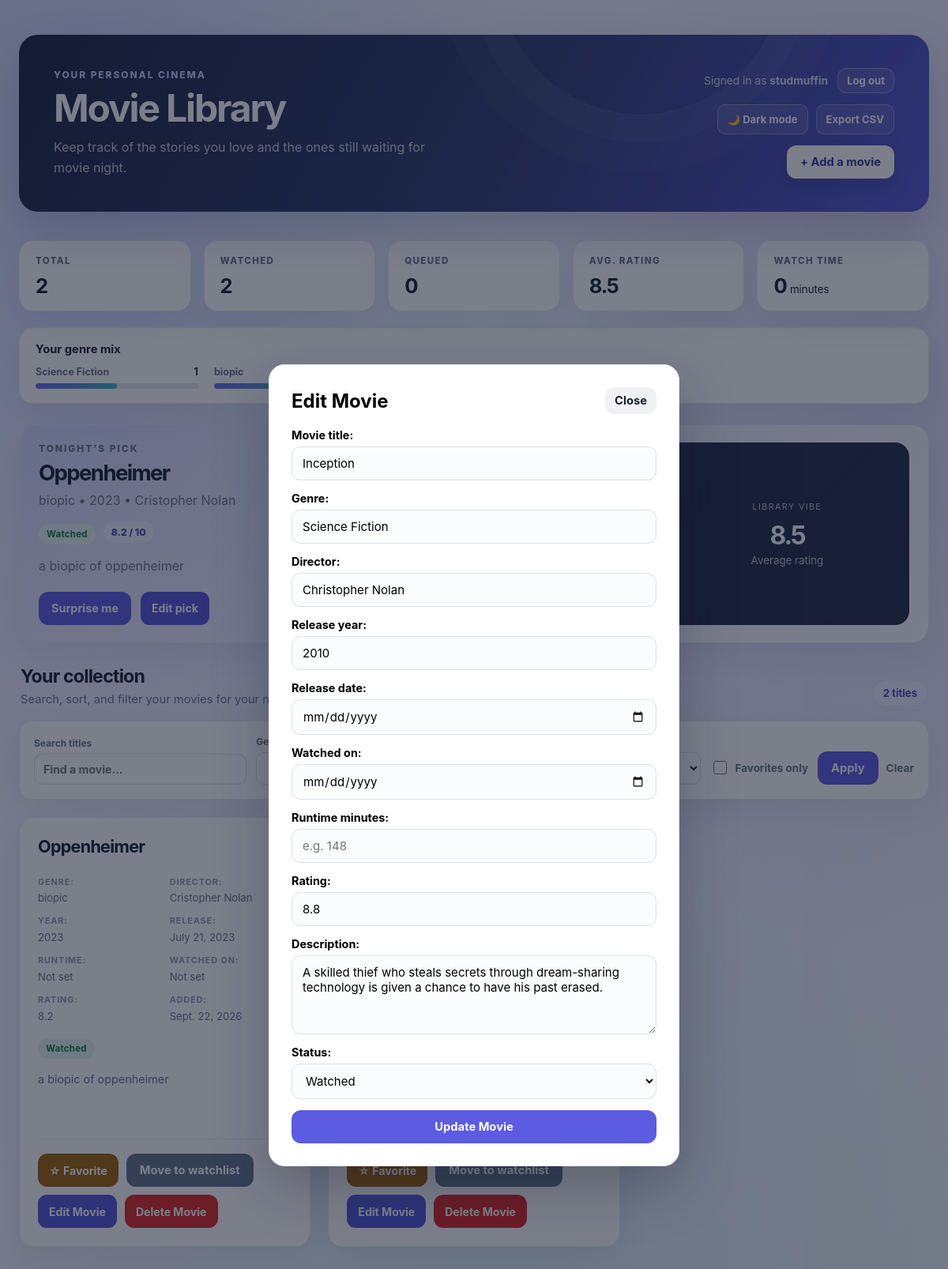
The app's page /movie/1/edit/ (signed in) with its own data.
### IMS_APP/models.py (models this page shows, shortened)
class Movie(models.Model):
    movie_id = models.AutoField(primary_key=True)
    owner = models.ForeignKey(
        settings.AUTH_USER_MODEL,
        on_delete=models.CASCADE,
        related_name='movies',
        null=True,
        blank=True,
    )
    movie_title = models.CharField(max_length=255)
    genre = models.CharField(max_length=100)
    director = models.CharField(max_length=255)
    release_year = models.PositiveIntegerField()
    release_date = models.DateField(null=True, blank=True)
    watched_on = models.DateField(null=True, blank=True)
    runtime_minutes = models.PositiveSmallIntegerField(null=True, blank=True)
    rating = models.FloatField(default=0.0)
    description = models.TextField(blank=True)
    is_favorite = models.BooleanField(default=False)
    STATUS_WATCHED = 'Watched'
    STATUS_UNWATCHED = 'Unwatched'
    STATUS_CHOICES = [
        (STATUS_WATCHED, 'Watched'),
        (STATUS_UNWATCHED, 'Unwatched'),
    ]
    status = models.CharField(
        max_length=20,
        choices=STATUS_CHOICES,
        default=STATUS_UNWATCHED,
    )
    date_added = models.DateField(auto_now_add=True)

### IMS_APP/views.py (the view)
# urls.py: path('movie/<int:movie_id>/edit/', views.edit_movie, name='edit_movie'),
@login_required
def edit_movie(request, movie_id):
    movie = get_object_or_404(Movie, movie_id=movie_id, owner=request.user)
    all_movies = Movie.objects.filter(owner=request.user)
    movies, filters = _filter_movies(request, all_movies)
    if request.method == 'POST':
        form = MovieForm(request.POST, instance=movie)
        if form.is_valid():
            form.save()
            return redirect('index')
    else:
        form = MovieForm(instance=movie)
    context = {
        'movies': movies,
        'form': MovieForm(),
        'edit_form': form,
        'editing_movie': movie,
        'featured_movie': all_movies.order_by('?').first(),
        'library_summary': _get_library_summary(all_movies),
        'genre_breakdown': _get_genre_breakdown(all_movies),
        'filters': filters,
        'genres': all_movies.values_list('genre', flat=True).distinct().order_by('genre'),
        'has_movies': all_movies.exists(),
    }
    return render(request, 'movie/home.html', context)

### IMS_APP/views.py (called while the page is built)
def _get_library_summary(movies):
    total_movies = movies.count()
    watched_count = movies.filter(status=Movie.STATUS_WATCHED).count()
    unwatched_count = movies.filter(status=Movie.STATUS_UNWATCHED).count()
    rated_movies = movies.exclude(rating=0.0)
    average_rating = 0.0
    if rated_movies.exists():
        average_rating = round(sum(movie.rating for movie in rated_movies) / rated_movies.count(), 1)
    return {
        'total_movies': total_movies,
        'watched_count': watched_count,
        'unwatched_count': unwatched_count,
        'average_rating': average_rating,
        'total_runtime': sum(movie.runtime_minutes or 0 for movie in movies),
    }

def _get_genre_breakdown(movies):
    genre_counts = Counter(
        genre.strip()
        for movie in movies
        for genre in movie.genre.split(',')
        if genre.strip()
    )
    total_genres = sum(genre_counts.values())
    return [
        {
            'name': genre,
            'count': count,
            'percentage': round(count * 100 / total_genres),
        }
        for genre, count in genre_counts.most_common(5)
    ]

### IMS_APP/templates/movie/home.html (shortened to what this page needs)
<!DOCTYPE html>
<html lang="en">
<head>
</head>
<body>
    <div class="container">
        <header class="topbar">
            <div class="topbar-copy">
                <p class="eyebrow">Your personal cinema</p>
                <h1>Movie Library</h1>
                <p class="topbar-description">Keep track of the stories you love and the ones still waiting for movie night.</p>
            </div>
            <div class="topbar-actions">
                <div class="account-controls">
                    <span>Signed in as <strong>{{ request.user.username }}</strong></span>
                    <form method="post" action="{% url 'logout' %}">
                        <button class="logout-button" type="submit">Log out</button>
                    </form>
                </div>
                <div class="header-tools">
                    <button class="theme-button" type="button" id="theme-toggle" aria-label="Toggle dark theme">🌙 Dark mode</button>
                    <a class="export-button" href="{% url 'export_movies' %}">Export CSV</a>
                </div>
                <button class="add-movie-button" type="button" onclick="document.getElementById('add-movie-dialog').showModal()">
                </button>
            </div>
        </header>
        {% if edit_form %}
            <dialog class="movie-dialog" id="edit-movie-dialog" aria-labelledby="edit-movie-heading">
                <div class="dialog-heading">
                    <h2 id="edit-movie-heading">Edit Movie</h2>
                    <button class="close-dialog-button" type="button" aria-label="Close form" onclick="document.getElementById('edit-movie-dialog').close(); window.location.href='{% url 'index' %}'">
                        Close
                    </button>
                </div>
                <form class="movie-form" method="post" action="{% url 'edit_movie' editing_movie.movie_id %}">
                    {% for field in edit_form %}
                        <div class="field">
                            {{ field.label_tag }}
                            {{ field }}
                        </div>
                    {% endfor %}
                    <button type="submit">Update Movie</button>
                </form>
            </dialog>
        {% endif %}
        <div class="content">
            <main>
                <div class="insights">
                    <div class="insight-card">
                        <span class="insight-label">Total</span>
                        <strong>{{ library_summary.total_movies }}</strong>
                    </div>
                    <div class="insight-card">
                        <span class="insight-label">Watched</span>
                        <strong>{{ library_summary.watched_count }}</strong>
                    </div>
                    <div class="insight-card">
                        <span class="insight-label">Queued</span>
                        <strong>{{ library_summary.unwatched_count }}</strong>
                    </div>
                    <div class="insight-card">
                        <span class="insight-label">Avg. rating</span>
                        <strong>{{ library_summary.average_rating|floatformat:1 }}</strong>
                    </div>
                    <div class="insight-card">
                        <span class="insight-label">Watch time</span>
                        <strong>{{ library_summary.total_runtime }}</strong>
                        <small>minutes</small>
                    </div>
                </div>
                {% if genre_breakdown %}
                    <section class="genre-breakdown" aria-label="Top genres in your collection">
                        <h2 class="genre-breakdown-heading">Your genre mix</h2>
                        {% for genre in genre_breakdown %}
                            <div class="genre-stat">
                                <div class="genre-stat-label">
                                    <span>{{ genre.name }}</span>
                                    <strong>{{ genre.count }}</strong>
                                </div>
                            </div>
                        {% endfor %}
                    </section>
                {% endif %}
                <section class="spotlight">
                    {% if featured_movie %}
                        <div class="spotlight-copy">
                            <p class="eyebrow">Tonight's pick</p>
                            <h3>{{ featured_movie.movie_title }}</h3>
                            <p>{{ featured_movie.genre }} • {{ featured_movie.release_year }} • {{ featured_movie.director }}</p>
                            <div class="spotlight-meta">
                                <span class="badge {% if featured_movie.status == 'Watched' %}watched{% else %}unwatched{% endif %}">{{ featured_movie.status }}</span>
                                <span class="rating-pill">{{ featured_movie.rating|default:'No rating yet' }} / 10</span>
                            </div>
                            <p class="spotlight-description">
                            </p>
                            <div class="spotlight-actions">
                                <a class="highlight-button" href="?surprise=1">Surprise me</a>
                                <a class="action-button edit-button" href="{% url 'edit_movie' featured_movie.movie_id %}">Edit pick</a>
                            </div>
                        </div>
                        <div class="spotlight-score">
                            <span class="score-label">Library vibe</span>
                            <strong>{{ library_summary.average_rating|floatformat:1 }}</strong>
                            <small>Average rating</small>
                        </div>
                    {% endif %}
                </section>
                <div class="collection-heading">
                    <div>
                        <h2>Your collection</h2>
                        <p>Search, sort, and filter your movies for your next movie night.</p>
                    </div>
                    <span class="movie-count">{{ movies|length }} {% if movies|length == 1 %}title{% else %}titles{% endif %}</span>
                </div>
                <form class="collection-filters" method="get" action="{% url 'index' %}">
                    <label class="filter-field">
                    </label>
                    <label class="filter-field">
                    </label>
                    <label class="filter-field">
                    </label>
                    <label class="filter-field">
                    </label>
                    <label class="favorite-filter">
                    </label>
                    <div class="filter-actions">
                        <button type="submit">Apply</button>
                        <a class="clear-filters" href="{% url 'index' %}">Clear</a>
                    </div>
                </form>
                {% if movies %}
                    <div class="movie-grid">
                        {% for movie in movies %}
                            <article class="movie-card">
                                <h3>{{ movie.movie_title }}</h3>
                                <div class="meta">
                                    <div><strong>Genre:</strong> {{ movie.genre }}</div>
                                    <div><strong>Director:</strong> {{ movie.director }}</div>
                                    <div><strong>Year:</strong> {{ movie.release_year }}</div>
                                    <div><strong>Release:</strong> {{ movie.release_date|default:'Not set' }}</div>
                                    <div><strong>Runtime:</strong> {% if movie.runtime_minutes %}{{ movie.runtime_minutes }} min{% else %}Not set{% endif %}</div>
                                    <div><strong>Watched on:</strong> {{ movie.watched_on|default:'Not set' }}</div>
                                    <div><strong>Rating:</strong> {{ movie.rating }}</div>
                                    <div><strong>Added:</strong> {{ movie.date_added }}</div>
                                </div>
                                <span class="badge {% if movie.status == 'Watched' %}watched{% else %}unwatched{% endif %}">
                                </span>
                                <p class="description">
                                </p>
                                <div class="movie-actions">
                                    <form method="post" action="{% url 'toggle_movie_favorite' movie.movie_id %}">
                                        {% if movie.is_favorite %}
                                            <button class="favorite-button is-favorite" type="submit" aria-label="Remove {{ movie.movie_title }} from favorites">★ Favorite</button>
                                        {% else %}
                                            <button class="favorite-button" type="submit" aria-label="Add {{ movie.movie_title }} to favorites">☆ Favorite</button>
                                        {% endif %}
                                    </form>
                                    <form method="post" action="{% url 'toggle_movie_status' movie.movie_id %}">
                                        {% if movie.status == 'Watched' %}
                                            <button class="status-button unwatch-button" type="submit">Move to watchlist</button>
                                        {% else %}
                                            <button class="status-button" type="submit">Mark as watched</button>
                                        {% endif %}
                                    </form>
                                    <a class="action-button edit-button" href="{% url 'edit_movie' movie.movie_id %}">Edit Movie</a>
                                    <form method="post" action="{% url 'delete_movie' movie.movie_id %}" onsubmit="return confirm('Delete {{ movie.movie_title|escapejs }} from your library?');">
                                        <button class="delete-button" type="submit">Delete Movie</button>
                                    </form>
                                </div>
                            </article>
                        {% endfor %}
                    </div>
                {% elif has_movies %}
                    <div class="empty-state">
                        <h2>No matching movies</h2>
                        <p>Try changing your search or filters.</p>
                        <p><a class="clear-filters" href="{% url 'index' %}">Clear filters</a></p>
                    </div>
                {% else %}
                    <div class="empty-state">
                        <h2>No movies yet</h2>
                        <p>Use the form to add your first movie to the library.</p>
                    </div>
                {% endif %}
            </main>
        </div>
    </div>
</body>
</html>

### records on screen
Movie: edit_form "Inception" "Science Fiction" "Christopher Nolan" "2010" "8.8" "A skilled thief who steals secrets through dream-sharing technology is given a chance to have his past erased." "Watched"

### other values on screen
{{ field.label_tag }} "Movie title:" "Genre:" "Director:" "Release year:" "Release date:" "Watched on:" "Runtime minutes:" "Rating:" "Description:" "Status:"
